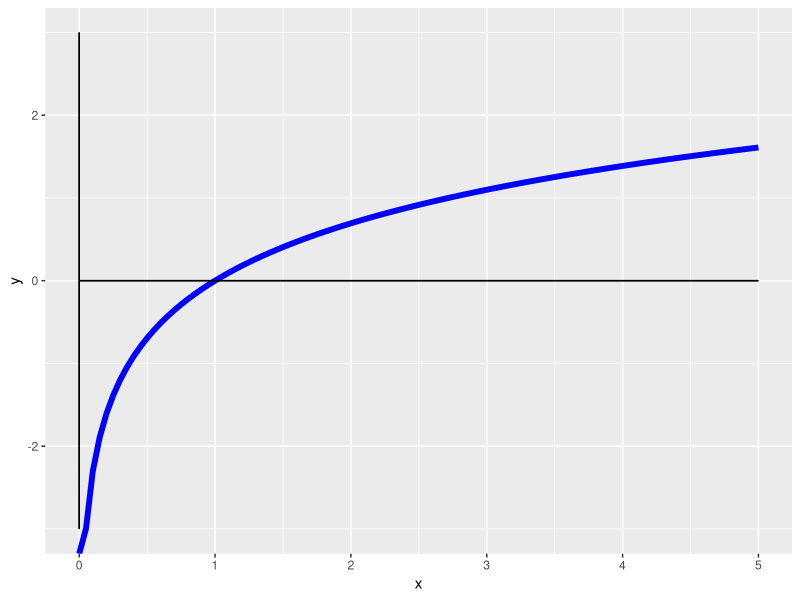
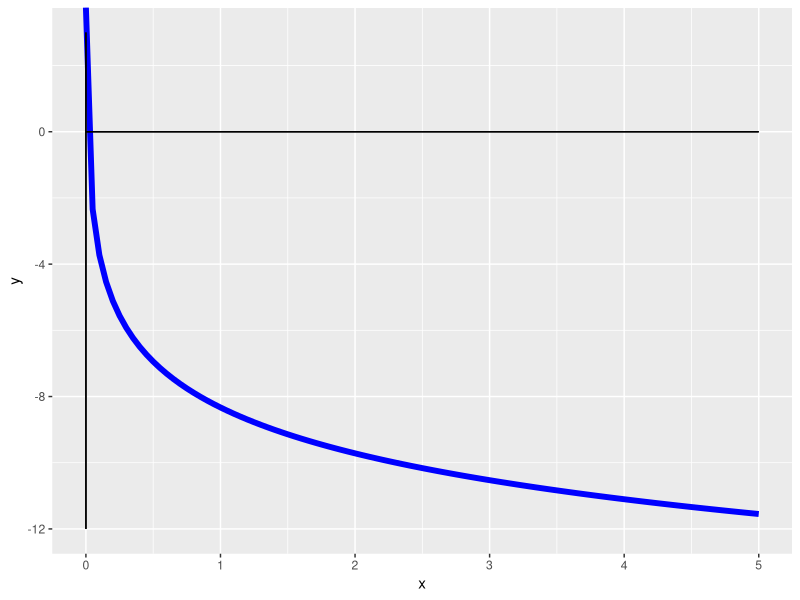
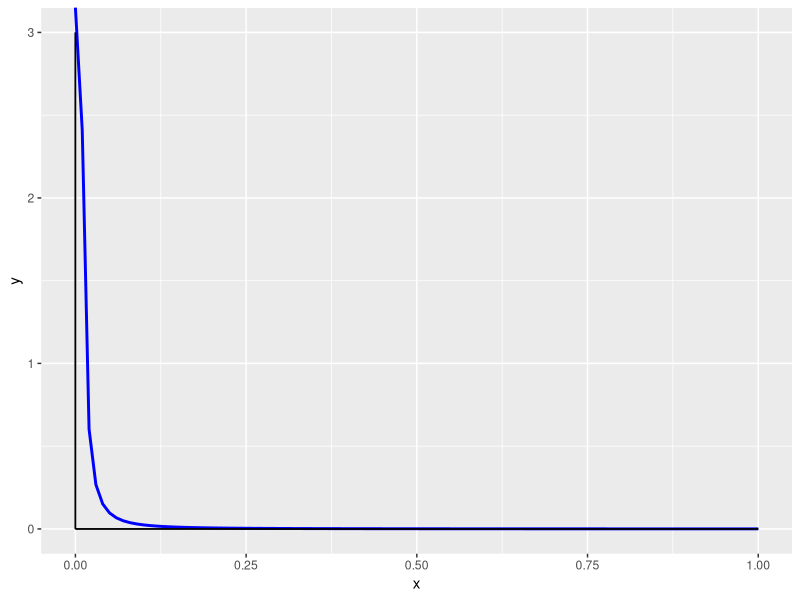
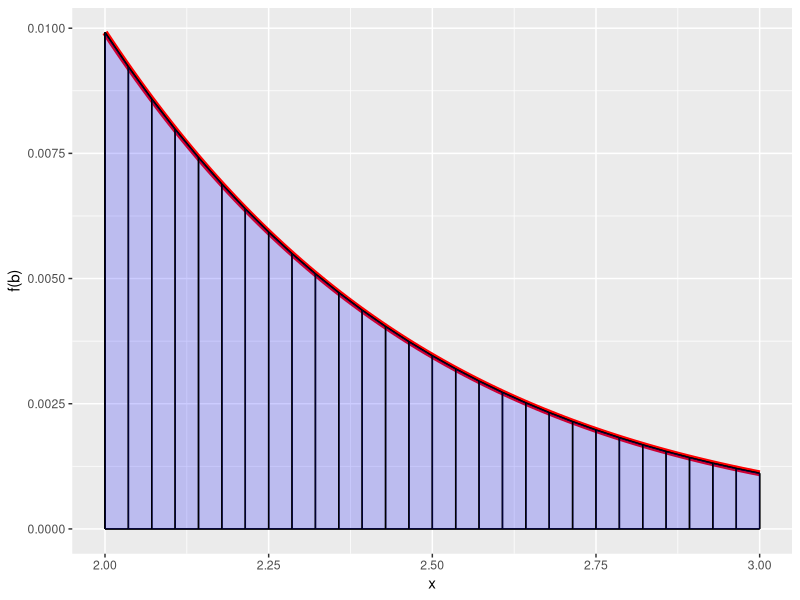
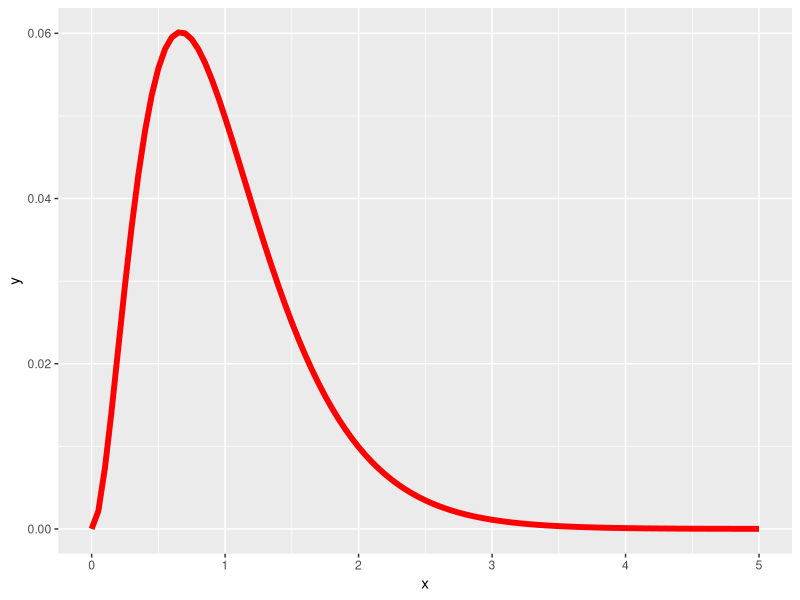

Generate these figures, in order, with R:
library(tidyverse)

f <- function(x){
  
  return((x^2)*(exp(-3*x)))
  
}

#L?mites de integraci?n

a <- 2
b <- 3

#N?mero de trapecios en los que se divide el ?rea

n <- 28

#h es la anchura de los trapecios en los que se divide el ?rea

h <- (b - a)/n

#F?rmula para el m?todo del trapecio compuesto

s <- (f(a) + f(b))/2

    #Este bucle es el sumatorio de la f?rmula
for (i in 1:(n - 1)) {
  
  s <- s + f(a + i * h)
  
}

integral <- s * h
print(integral)

#Error

 ##Funcion para la segunda derivada
DD<-function(expr,name,order=1){
  if(order<1) stop("Order must be >=1")
  if(order==1)D(expr,name)
  else DD(D(expr,name),name,order-1)
}
 expe <- expression((x^2)*(exp(-3*x)))
 DD(expe,"x",2)
 
 ##Segunda derivada de nuestra funci?n evaluada en 2
 dff <- 2 * (exp(-3 * 2)) - 2 * 2 * (exp(-3 * 2) * 3) - (2 * 2 * (exp(-3 * 2) * 3) - (2^2) * (exp(-3 * 2) * 3 * 3))
 
 expres <- expression(log((((b - a)^3)/((12*x)^2))* dff))
 D(expres, "x")
 
 mx <- matrix(nrow = n, ncol = 2)
 for (z in 1:n) {
   
   e <- abs((((b - a)^3)/((12*z)^2))* dff)
   
   mx[z,1] <- z
   mx[z,2] <- e
 }
 mx

 mm <- matrix(nrow = n, ncol = 2)
 for (z in 1:n) {
   
   e <- abs((((b - a)^3)/((12*z)^2))* dff)
   
   mm[z,1] <- log(z, exp(1))
   mm[z,2] <- log(e, exp(1))
 }
mm



graph_logn <- ggplot(data.frame(x = c(0,5)) , mapping = aes(x = x)) + 
  stat_function(fun = function(x){log(x,exp(1))}, color = "blue", lwd = 2) +
  geom_segment(aes(x = 0, y = 0, xend = 5, yend = 0)) +
  geom_segment(aes(x = 0, y = -3, xend = 0, yend = 3))

graph_logn

graph_logerror <- ggplot(data.frame(x = c(0,5)) , mapping = aes(x = x)) + 
  stat_function(fun = function(x){log((((b - a)^3)/((12*x)^2))* dff,exp(1))}, color = "blue", lwd = 2) +
  geom_segment(aes(x = 0, y = 0, xend = 5, yend = 0)) +
  geom_segment(aes(x = 0, y = -12, xend = 0, yend = 3))

graph_logerror

graph_error <- ggplot(data.frame(x = c(0,1)) , mapping = aes(x = x)) + 
  stat_function(fun = function(x){(((b - a)^3)/((12*x)^2))* dff}, color = "blue", lwd = 1) +
  geom_segment(aes(x = 0, y = 0, xend = 1, yend = 0)) +
  geom_segment(aes(x = 0, y = 0, xend = 0, yend = 3))

graph_error




graph_integral <- ggplot(data.frame(x = c(a,b)) , mapping = aes(x = x)) + 
  stat_function(fun = f, color = "red", lwd = 2) +
  geom_segment(aes(x = b, y = f(b), xend = b, yend = 0)) +
  geom_segment(aes(x = a, y = f(a), xend = a, yend = 0)) +
  geom_segment(aes(x =a, y = 0, xend = b, yend = 0))

h2 <- 0
h3 <- h
for (j in 1:(n)) {
  
  graph_integral <- graph_integral +
    geom_segment(aes_(x = a + h2, y = f(a + h2), xend = a + h3 , yend = f( a + h3))) +
    geom_segment(aes_(x = a + h2, y = f(a + h2), xend = a + h2 , yend = 0)) + 
    geom_polygon(data = data.frame(cbind(c(a + h2, a + h3, a + h3, a + h2), c(f(a + h2), f(a + h3), 0, 0))), aes(x=X1, y=X2), fill = 'blue', alpha = 0.2)
    
  h2 <- h2 + (b - a)/n
  h3 <- h3 + (b - a)/n
  
}
graph_integral





m <- matrix(nrow = n, ncol = 2)

for (z in 1:n) {
  
  h <- (b - a)/z
  
  s <- (f(a) + f(b))/2
  
  for (i in 1:(z - 1)) {
    
    s <- s + f(a + i * h)
    
  }
  
  integral <- s * h
  m[z,1] <- z
  m[z,2] <- integral
  
}
m



graph_integrales <- ggplot(data.frame(x = c(0,b + 2)) , mapping = aes(x = x)) + 
  stat_function(fun = f, color = "red", lwd = 2)

graph_integrales




